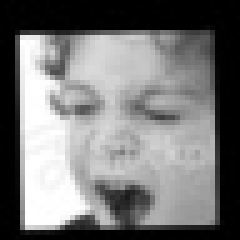
#> input picture data/test/Angry/112a.jpg, 48 x 48 px, found by its file name (shown 5 times larger); its folder holds 4 pictures in this run
$ python prepare_dataset_resized.py
#> lines starting #> are read from the running program, lines starting #| are printed output that depends on the picture
import cv2
import os


emotions = ["Angry", "Sad", "Happy", "Surprise", "Neutral"]


data_save_dir = "/home/tanishq/MAVIS/Intel technovation/EmotionRecognition/data/train"


def load_images_from_folder(folder):
#> called with folder = 'Angry'
    images = []
    for filename in os.listdir(folder):
        img = cv2.imread(os.path.join(folder,filename))
#> img is the input picture: shape (48, 48, 3); min 0, max 255, mean 118.9
        if img is not None:
            images.append(img)
    return images

count = 0

for emotion in emotions:

	save_dir = os.path.join(data_save_dir, emotion)

	img_list = load_images_from_folder(emotion)

	print("Starting Folder : ", emotion)
	print()

	for image in img_list:
		count += 1
		gray = cv2.cvtColor(image, cv2.COLOR_BGR2GRAY)
		gray = cv2.resize(gray,(48,48),interpolation=cv2.INTER_AREA)
		cv2.imwrite(os.path.join(save_dir, str(count)+ ".jpg") ,gray)
#> this loop made 4 passes
#> pass 2, `gray = cv2.cvtColor(image, cv2.COLOR_BGR2GRAY)`:
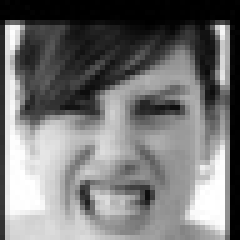
#> gray: shape (48, 48) (shown 5 times larger); min 0, max 255, mean 117.1
#> pass 3, `gray = cv2.cvtColor(image, cv2.COLOR_BGR2GRAY)`:
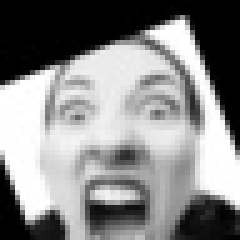
#> gray: shape (48, 48) (shown 5 times larger); min 0, max 255, mean 134.4
#> (the run stopped early here; a loop or call above may not have finished)
